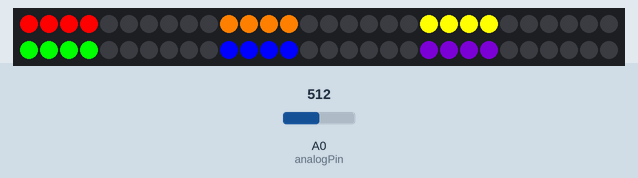
This sketch was run on a simulated Arduino Uno, built with avr-gcc and run on an emulated ATmega328P. Shown: 60 RGB LEDs in strip order, left to right, continuing on the next row. The inputs (shaded band) are chosen by the test bench; at power-on: A0 (analogPin) = 512.

Above: at 1.2 s.
1.3 s: A0 (analogPin) set to 716
At 2.5 s:
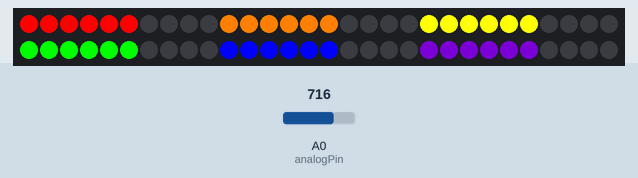
2.8 s: A0 (analogPin) set to 900
4.3 s: A0 (analogPin) set to 1023
At 5.2 s:
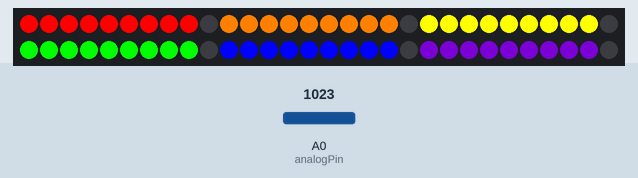
Timing chart, 0 to 7.3 s (numbered marks = the images above; inputs shaded):
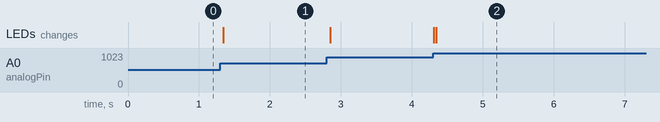

Measured:
- after the input at 1.3 s, the LEDs: change at once (image 1)
- after the input at 4.3 s, the LEDs: first change at once (image 2 shows a later state)

The sketch:

msgeq7_NeoPixel.ino
```cpp
#include <Adafruit_NeoPixel.h>

#define PIN 10

int analogPin = 0; // read from multiplexer using analog input 0
int strobePin = 2; // strobe is attached to digital pin 2
int resetPin = 3; // reset is attached to digital pin 3
int spectrumValue[6]; // to hold a2d values

Adafruit_NeoPixel strip = Adafruit_NeoPixel(60, PIN, NEO_GRB + NEO_KHZ800);

uint32_t red = strip.Color(255, 0, 0);
uint32_t orange = strip.Color(255, 127, 0);
uint32_t yellow = strip.Color(255, 255, 0);
uint32_t green = strip.Color(0, 255, 0);
uint32_t blue = strip.Color(0, 0, 255);
uint32_t purple = strip.Color(75, 0, 130);


void setup(){
  strip.begin();
  strip.show();
  pinMode(analogPin, INPUT);
  pinMode(strobePin, OUTPUT);
  pinMode(resetPin, OUTPUT);
  analogReference(DEFAULT);
  digitalWrite(resetPin, LOW);
  digitalWrite(strobePin, HIGH);
}

void loop()
{
 digitalWrite(resetPin, HIGH);
 digitalWrite(resetPin, LOW);

 for (int i = 0; i < 6; i++)
 {
   digitalWrite(strobePin, LOW);
   delayMicroseconds(30); // to allow the output to settle
   spectrumValue[i] = map(analogRead(analogPin), 0, 1023, 0, 9);
   setPixel(i*10, i*10+spectrumValue[i]);
   setReverse(i*10, i*10+spectrumValue[i]);
   strip.show();
   digitalWrite(strobePin, HIGH);
// Serial for debugging.
//  Serial.print(spectrumValue[i]);
//  Serial.print(" ");

 }
// Serial.println();
  delay(30);
}

void setPixel(int start_bit, int pixelValue){
  for(int j=start_bit; j<pixelValue; j++){
    strip.setPixelColor(j, colorChoose(start_bit));
  }
}


void setReverse(int start_bit, int pixelValue){
  for(int k=start_bit+9; k>pixelValue;k--){
    strip.setPixelColor(k, 0,0,0);
  }
}

uint32_t colorChoose(int start_bit){
  switch (start_bit){
    case 0:
      return red;
      break;
    case 10:
      return orange;
      break;
    case 20:
      return yellow;
      break;
    case 30:
      return green;
      break;
    case 40:
      return blue;
      break;
    case 50:
      return purple;
      break;
  }
}
```
